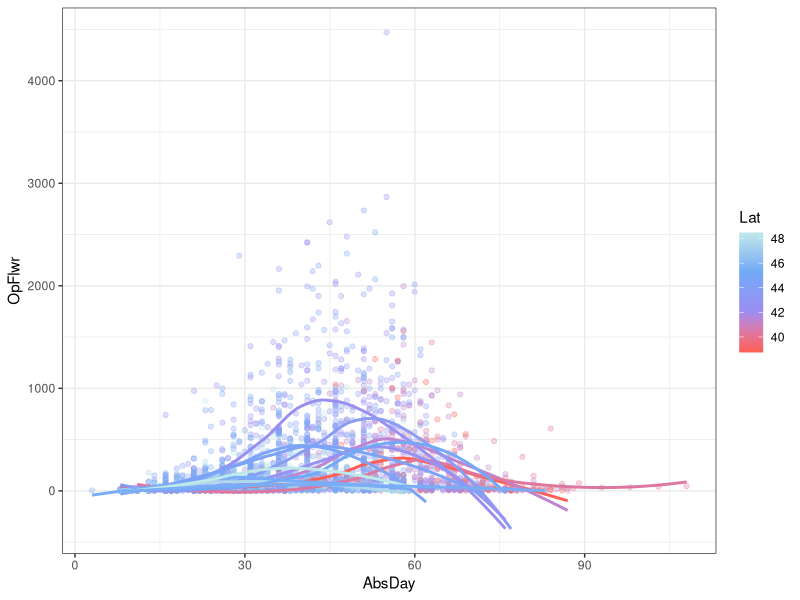
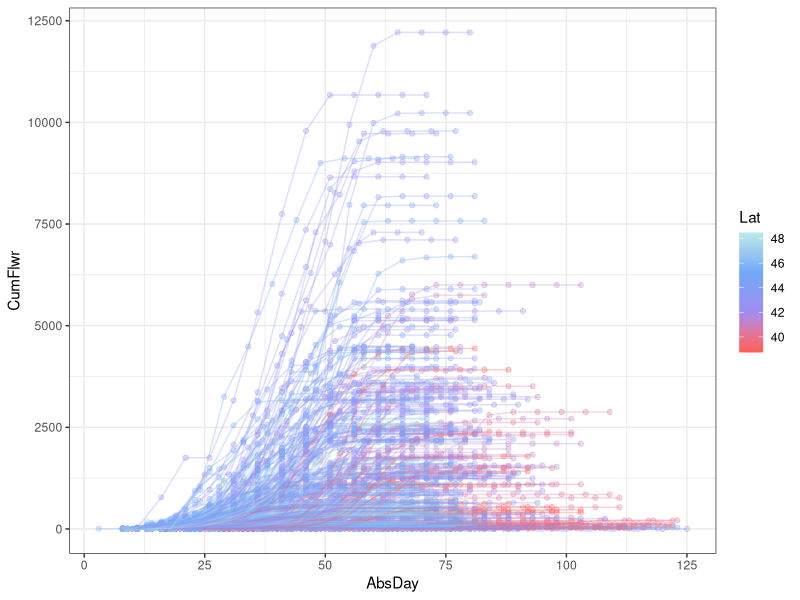

Generate these figures, in order, with R:
## ---- chunk 1
knitr::opts_chunk$set(echo = TRUE)
library(ggplot2)
library(tidyr)
library(viridis)
## ---- chunk 2
Disp<-read.csv("./data/LythrumDisplay2008.csv")
Disp$Block<-as.factor(gsub("[a-f]","",Disp$Row))
Disp$RelFit<-Disp$HinfW/mean(Disp$HinfW,na.rm=T)
head(Disp)
## ---- chunk 3
Days<-names(Disp)[grep("d[0-9]",names(Disp))] # Vector of names
Flwr<-Disp %>% gather(Days,key="RelDay",value="OpFlwr") # Reorganize
Flwr$RelDay<-as.numeric(gsub("d","",Flwr$RelDay)) # Remove 'd' from day
Flwr$AbsDay<-Flwr$RelDay+Flwr$Start # Add absolute day
Flwr$CumFlwr<-ave(Flwr$OpFlwr,Flwr$Num,FUN=cumsum) # Calculate cumulative N flowers
## ---- chunk 4
ggplot(aes(x=AbsDay,y=OpFlwr,group=Pop,colour=Lat),data=Flwr[Flwr$OpFlwr>0,])+
  geom_point(alpha=I(0.3))+geom_smooth(se=F,alpha=I(0.3))+
  theme_bw()+
  scale_color_gradientn(colours=c("#FE5F55","#9D8DF1","#71A9F7","#BEE9E8"))
## ---- chunk 5
ggplot(aes(x=AbsDay,y=CumFlwr,group=Num,colour=Lat),data=Flwr)+
  geom_point(alpha=I(0.3))+geom_line(se=F,alpha=I(0.3))+
  theme_bw()+
  scale_color_gradientn(colours=c("#FE5F55","#9D8DF1","#71A9F7","#BEE9E8"))
